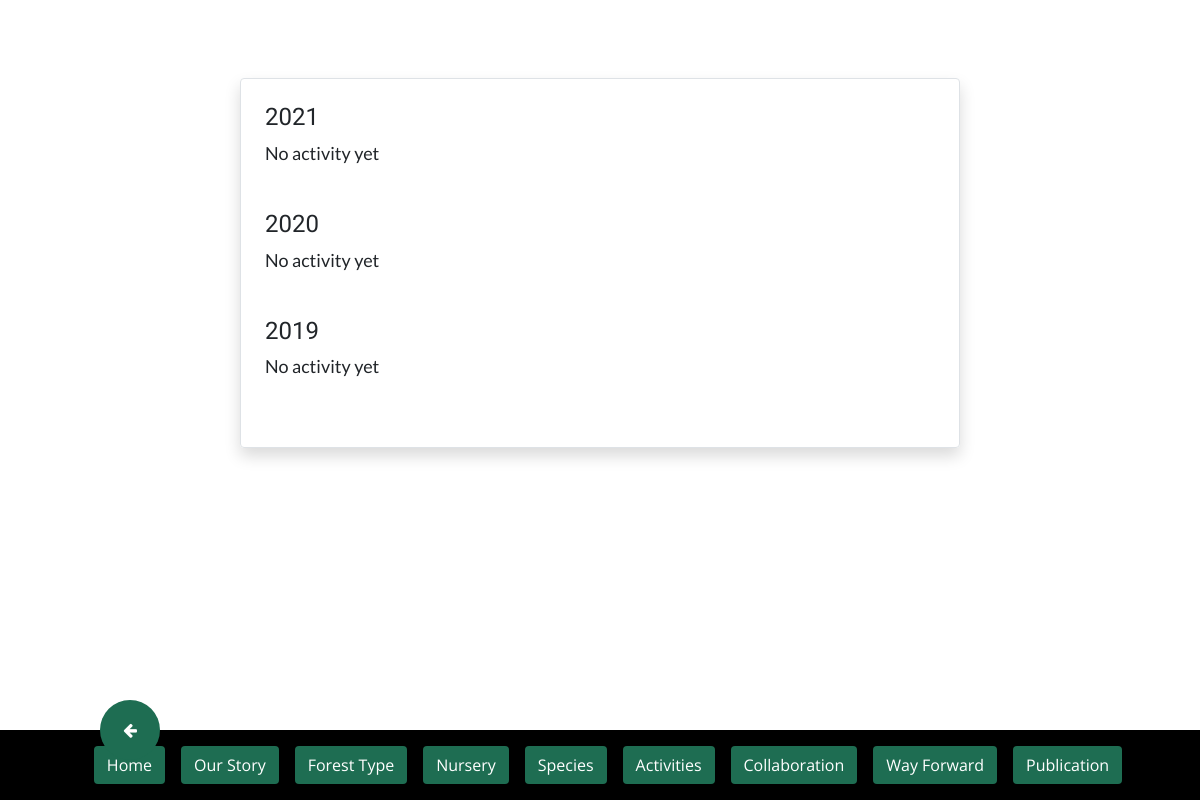
The page /activity/wilding_index/ on the database as committed earlier.
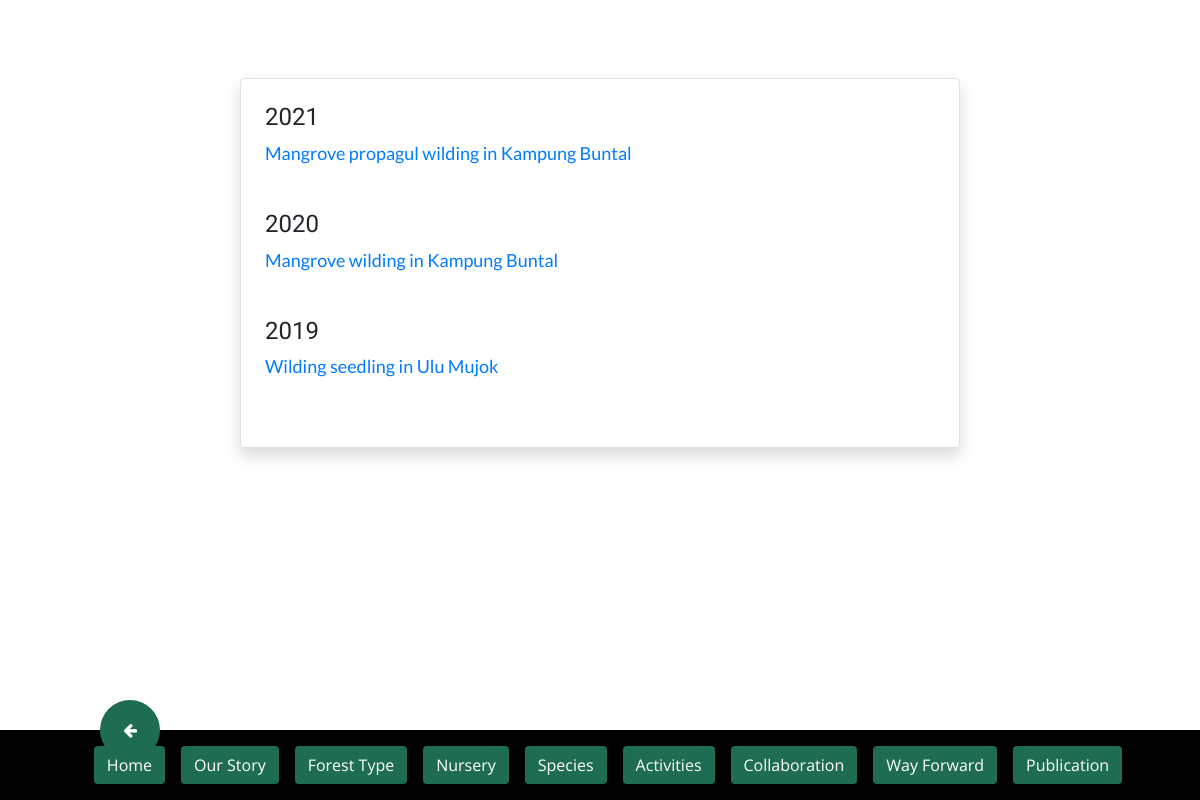
The same page on the database as committed later.
### activity/models.py (models this page shows, shortened)
class Activity(models.Model):
	date_created = models.DateTimeField(auto_now_add=True)
	date_held = models.CharField(max_length=100)
	year = models.CharField(max_length=10, choices=YEAR_CHOICES, default="2021")
	activity_type = models.CharField(max_length=50, choices=ACTIVITY_CHOICES, default='PLANTING')
	name = models.CharField(max_length=200)
	location = models.CharField(max_length=100)
	participant = models.CharField(max_length=200)
	description = models.TextField()
	activity_img = models.ImageField('Activity image', null=True, blank=True, upload_to='activity_img/')
	class Meta:
		ordering = ['-date_created']

### activity/views.py (the view)
# urls.py: path('wilding_index/', wilding_index, name='wilding_index'),
def wilding_index(request):
	wilding_2021_index = data_object.filter(year__icontains='2021').filter(activity_type__icontains='Wilding')
	wilding_2020_index = data_object.filter(year__icontains='2020').filter(activity_type__icontains='Wilding')
	wilding_2019_index = data_object.filter(year__icontains='2019').filter(activity_type__icontains='Wilding')
	wilding_2018_index = data_object.filter(year__icontains='2018').filter(activity_type__icontains='Wilding')
	wilding_2017_index = data_object.filter(year__icontains='2017').filter(activity_type__icontains='Wilding')
	return render(request, 'activity/wilding_index.html', {
			'wilding_2021_index':wilding_2021_index,
			'wilding_2020_index':wilding_2020_index,
			'wilding_2019_index':wilding_2019_index,
			'wilding_2018_index':wilding_2018_index,
			'wilding_2017_index':wilding_2017_index
		})

### activity/templates/activity/wilding_index.html
{% extends 'base_en.html' %}
{% block content %}
<br>
<br>
<div class="custom-div fade-in border rounded shadow mt-4 p-4">
	<h4>2021</h4>
	{% if wilding_2021_index %}
		{% for post in wilding_2021_index %}
		<a href="{% url 'activity_detail' post.pk %}">
			<p>{{ post.name }}</p>
		</a>
		{% endfor %}
	{% else %}
	<p>No activity yet</p>
	{% endif %}
	<br>
	<h4>2020</h4>
	{% if wilding_2020_index %}
		{% for post in wilding_2020_index %}
		<a href="{% url 'activity_detail' post.pk %}">
			<p>{{ post.name }}</p>
		</a>
		{% endfor %}
	{% else %}
	<p>No activity yet</p>
	{% endif %}
	<br>
	<h4>2019</h4>
	{% if wilding_2019_index %}
		{% for post in wilding_2019_index %}
		<a href="{% url 'activity_detail' post.pk %}">
			<p>{{ post.name }}</p>
		</a>
		{% endfor %}
	{% else %}
	<p>No activity yet</p>
	{% endif %}
	<br>
</div>
{% endblock %}

Rows that differ between the two databases and show on the page:
added Activity: name "Mangrove propagul wilding in Kampung Buntal", shown under "2021"
added Activity: name "Mangrove wilding in Kampung Buntal", shown under "2020"
added Activity: name "Wilding seedling in Ulu Mujok", shown under "2019"
Other text that changed with them:
text no longer shown: "No activity yet No activity yet No activity yet"
